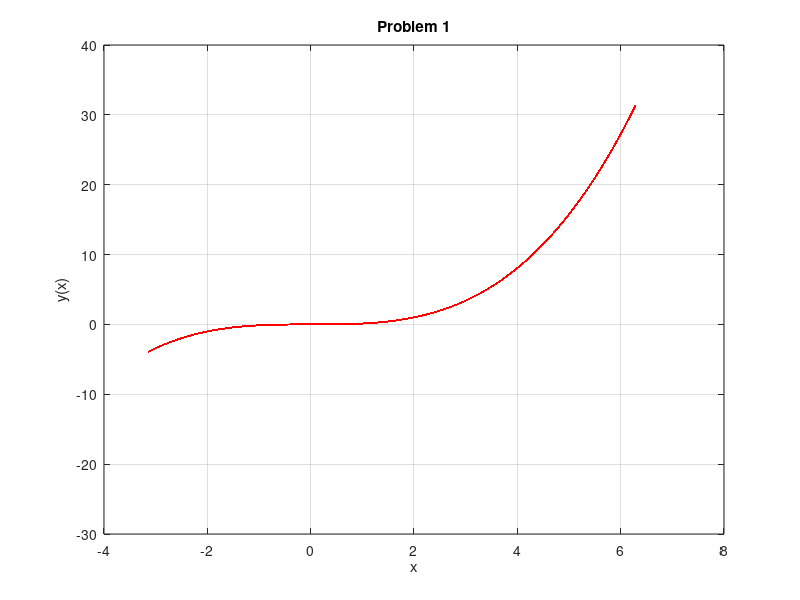

This chart was generated by the following MATLAB code:
close all; clear all; clc;

% interval: [-pi <= x <= 2*pi]

x = linspace(-pi, 2*pi, 100);
y = zeros(size(x)); 

for i = 1:length(x)
    for j = 1:length(x)
        if((j >= -pi) && (j <= -pi/2))
            y(i, j) = (-x(i).^3) - 33.4321;
        elseif((j < -pi/2) && (j <= 0))
            y(i,j) = tan(x(i));
        else((j<0) && (j <= 2*pi));
            y(i,j) = 0.1261.*(x(i).^3);
        end
    end
end

plot(x, y,'r');
grid on; 
title('Problem 1'); 
xlabel('x');
ylabel('y(x)');
ylim([-30 40]); 
